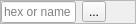
<?xml version="1.0" encoding="UTF-8"?>
<ui version="4.0">
 <class>CColorSelector</class>
 <widget class="QFrame" name="CColorSelector">
  <property name="geometry">
   <rect>
    <x>0</x>
    <y>0</y>
    <width>136</width>
    <height>22</height>
   </rect>
  </property>
  <property name="maximumSize">
   <size>
    <width>140</width>
    <height>16777215</height>
   </size>
  </property>
  <property name="windowTitle">
   <string>Color selector</string>
  </property>
  <property name="frameShape">
   <enum>QFrame::StyledPanel</enum>
  </property>
  <property name="frameShadow">
   <enum>QFrame::Raised</enum>
  </property>
  <layout class="QHBoxLayout" name="hl_ColorSelector">
   <property name="leftMargin">
    <number>0</number>
   </property>
   <property name="topMargin">
    <number>0</number>
   </property>
   <property name="rightMargin">
    <number>0</number>
   </property>
   <property name="bottomMargin">
    <number>0</number>
   </property>
   <item>
    <widget class="QLineEdit" name="le_Color">
     <property name="minimumSize">
      <size>
       <width>75</width>
       <height>0</height>
      </size>
     </property>
     <property name="maximumSize">
      <size>
       <width>100</width>
       <height>16777215</height>
      </size>
     </property>
     <property name="maxLength">
      <number>30</number>
     </property>
     <property name="placeholderText">
      <string>hex or name</string>
     </property>
    </widget>
   </item>
   <item>
    <widget class="QToolButton" name="tb_ColorDialog">
     <property name="text">
      <string>...</string>
     </property>
    </widget>
   </item>
   <item>
    <widget class="QLabel" name="lbl_ColorIcon">
     <property name="text">
      <string/>
     </property>
    </widget>
   </item>
   <item>
    <spacer name="hs_ColorSelector">
     <property name="orientation">
      <enum>Qt::Horizontal</enum>
     </property>
     <property name="sizeHint" stdset="0">
      <size>
       <width>40</width>
       <height>20</height>
      </size>
     </property>
    </spacer>
   </item>
  </layout>
 </widget>
 <tabstops>
  <tabstop>le_Color</tabstop>
  <tabstop>tb_ColorDialog</tabstop>
 </tabstops>
 <resources/>
 <connections/>
</ui>
